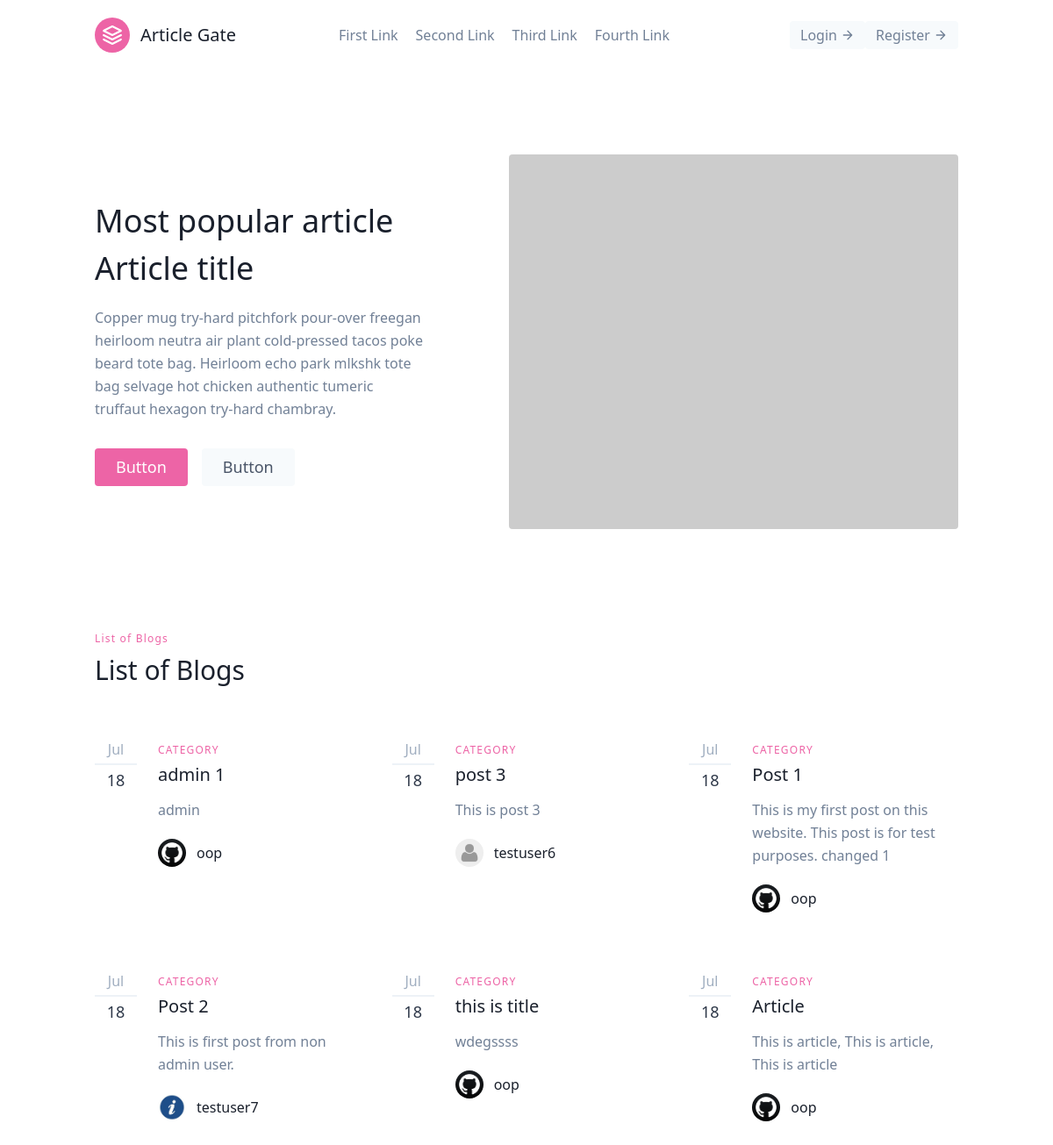
The page / on the database its author committed.
### article/models.py (models this page shows, shortened)
class Post(models.Model):
    title = models.CharField(max_length=25)
    content = models.TextField()
    author = models.ForeignKey(User, on_delete=models.CASCADE)
    date_posted = models.DateTimeField(default=timezone.now)
    likes = models.IntegerField(default=0)
    views = models.IntegerField(default=0)

### user/models.py (models this page shows, shortened)
class Profile(models.Model):
    user = models.OneToOneField(User, on_delete=models.CASCADE)
    image = models.ImageField(default='default.jpg',upload_to='profile_pics')
    name = models.CharField(default="User", max_length=25)
    aboutme = models.CharField(default="", max_length=10000)
    phone_no = models.CharField(default="",max_length=13)
    github = models.CharField(default="", max_length=100)
    linkedin = models.CharField(default="", max_length=100)
    twitter = models.CharField(default="", max_length=100)
    instagram = models.CharField(default="", max_length=100)
    website = models.CharField(default="", max_length=100)

### article/views.py (the view)
# urls.py: path('',views.home, name='article-home'),
def home(request):
    context = {
        'posts' : Post.objects.order_by('-likes')[:50]
    }
    return render(request , 'article/home1.html', context)

### article/templates/article/home1.html (shortened to what this page needs)
<!DOCTYPE html>
<html lang="en">
<head>
    <link href="https://unpkg.com/tailwindcss@^1.0/dist/tailwind.min.css" rel="stylesheet">
</head>
<body>
    <header class="text-gray-600 body-font">
        <div class="container mx-auto flex flex-wrap p-5 flex-col md:flex-row items-center">
          <a class="flex title-font font-medium items-center text-gray-900 mb-4 md:mb-0">
            <svg xmlns="http://www.w3.org/2000/svg" fill="none" stroke="currentColor" stroke-linecap="round" stroke-linejoin="round" stroke-width="2" class="w-10 h-10 text-white p-2 bg-pink-500 rounded-full" viewBox="0 0 24 24">
              <path d="M12 2L2 7l10 5 10-5-10-5zM2 17l10 5 10-5M2 12l10 5 10-5"></path>
            </svg>
            <span class="ml-3 text-xl">Article Gate</span>
          </a>
          <nav class="md:ml-auto md:mr-auto flex flex-wrap items-center text-base justify-center">
            <a class="mr-5 hover:text-gray-900">First Link</a>
            <a class="mr-5 hover:text-gray-900">Second Link</a>
            <a class="mr-5 hover:text-gray-900">Third Link</a>
            <a class="mr-5 hover:text-gray-900">Fourth Link</a>
          </nav>
          {% if user.is_authenticated %}
          <button class="inline-flex items-center bg-gray-100 border-0 py-1 px-3 focus:outline-none hover:bg-gray-200 rounded text-base mt-4 md:mt-0">
              <a href="#">{{ user.username }}</a>
          </button>
          <button class="inline-flex items-center bg-gray-100 border-0 py-1 px-3 focus:outline-none hover:bg-gray-200 rounded text-base mt-4 md:mt-0">
              <a href="{% url 'login' %}">Logout</a>
            <svg fill="none" stroke="currentColor" stroke-linecap="round" stroke-linejoin="round" stroke-width="2" class="w-4 h-4 ml-1" viewBox="0 0 24 24">
              <path d="M5 12h14M12 5l7 7-7 7"></path>
            </svg>
          </button>
          {% else %}
          <button class="inline-flex items-center bg-gray-100 border-0 py-1 px-3 focus:outline-none hover:bg-gray-200 rounded text-base mt-4 md:mt-0">
            <a href="{% url 'login' %}">Login</a>
          <svg fill="none" stroke="currentColor" stroke-linecap="round" stroke-linejoin="round" stroke-width="2" class="w-4 h-4 ml-1" viewBox="0 0 24 24">
            <path d="M5 12h14M12 5l7 7-7 7"></path>
          </svg>
        </button>
          <button class="inline-flex items-center bg-gray-100 border-0 py-1 px-3 focus:outline-none hover:bg-gray-200 rounded text-base mt-4 md:mt-0">
            <a href="{% url 'signUp' %}">Register</a>
          <svg fill="none" stroke="currentColor" stroke-linecap="round" stroke-linejoin="round" stroke-width="2" class="w-4 h-4 ml-1" viewBox="0 0 24 24">
            <path d="M5 12h14M12 5l7 7-7 7"></path>
          </svg>
        </button>
        {% endif %}
        </div>
      </header>
      <section class="text-gray-600 body-font">
        <div class="container mx-auto flex px-5 py-24 md:flex-row flex-col items-center">
          <div class="lg:flex-grow md:w-1/2 lg:pr-24 md:pr-16 flex flex-col md:items-start md:text-left mb-16 md:mb-0 items-center text-center">
            <h1 class="title-font sm:text-4xl text-3xl mb-4 font-medium text-gray-900">Most popular article
              <br class="hidden lg:inline-block " > Article title
            </h1>
            <p class="mb-8 leading-relaxed">Copper mug try-hard pitchfork pour-over freegan heirloom neutra air plant cold-pressed tacos poke beard tote bag. Heirloom echo park mlkshk tote bag selvage hot chicken authentic tumeric truffaut hexagon try-hard chambray.</p>
            <div class="flex justify-center">
              <button class="inline-flex text-white bg-pink-500 border-0 py-2 px-6 focus:outline-none hover:bg-pink-600 rounded text-lg">Button</button>
              <button class="ml-4 inline-flex text-gray-700 bg-gray-100 border-0 py-2 px-6 focus:outline-none hover:bg-gray-200 rounded text-lg">Button</button>
            </div>
          </div>
          <div class="lg:max-w-lg lg:w-full md:w-1/2 w-5/6">
            <img class="object-cover object-center rounded" alt="hero" src="https://dummyimage.com/720x600">
          </div>
        </div>
      </section>
      <section class="text-gray-600 body-font">
        <div class="container px-5 py-5 mx-auto flex items-center md:flex-row flex-col">
          <div class="flex flex-col md:pr-10 md:mb-0 mb-6 pr-0 w-full md:w-auto md:text-left text-center">
            <h2 class="text-xs text-pink-500 tracking-widest font-medium title-font mb-1">List of Blogs</h2>
            <h1 class="md:text-3xl text-2xl font-medium title-font text-gray-900">List of Blogs</h1>
          </div>
        </div>
      </section>
 <section class="text-gray-600 body-font">
     <div class="container px-5 py-10 mx-auto">
         <div class="flex flex-wrap -mx-4 -my-8">
             {% for post in posts %}
            <div class="py-8 px-4 lg:w-1/3">
              <div class="h-full flex items-start">
                <div class="w-12 flex-shrink-0 flex flex-col text-center leading-none">
                  <span class="text-gray-500 pb-2 mb-2 border-b-2 border-gray-200">Jul</span>
                  <span class="font-medium text-lg text-gray-800 title-font leading-none">18</span>
                </div>
                <div class="flex-grow pl-6">
                  <h2 class="tracking-widest text-xs title-font font-medium text-pink-500 mb-1">CATEGORY</h2>
                  <h1 class="title-font text-xl font-medium text-gray-900 mb-3"> <a href="{% url 'article:fullArticle' post.title post.id %}"> {{ post.title }}</a></h1>
                  <p class="leading-relaxed mb-5">{{ post.content }}</p>
                  <a class="inline-flex items-center">
                    <img alt="blog" src="{{ post.author.profile.image.url }}" class="w-8 h-8 rounded-full flex-shrink-0 object-cover object-center">
                    <span class="flex-grow flex flex-col pl-3">
                      <span class="title-font font-medium text-gray-900">{{ post.author }}</span>
                    </span>
                  </a>
                </div>
              </div>
            </div>
            {% endfor %}
        </div>
    </div>
</section>
</body>
</html>

### rows shown on the page
Post: title "admin 1", content "admin", author.profile.image (picture), author "oop"
Post: title "post 3", content "This is post 3", author.profile.image (placeholder picture), author "testuser6"
Post: title "Post 1", content "This is my first post on this website. This post is for test purposes. changed 1", author.profile.image (picture), author "oop"
Post: title "Post 2", content "This is first post from non admin user.", author.profile.image (picture), author "testuser7"
Post: title "this is title", content "wdegssss", author.profile.image (picture), author "oop"
Post: title "Article", content "This is article, This is article, This is article", author.profile.image (picture), author "oop"
